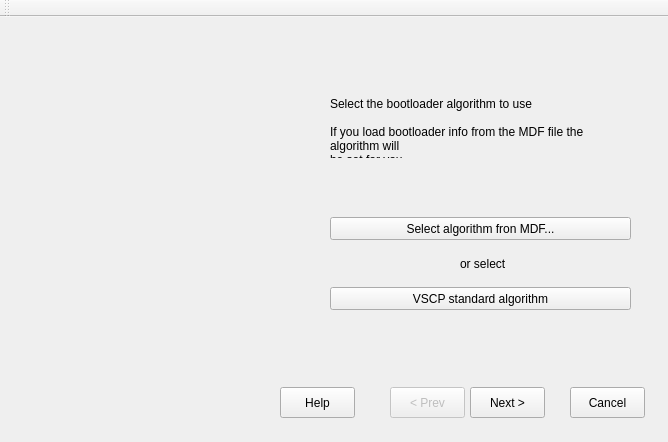
<?xml version="1.0" encoding="UTF-8"?>
<ui version="4.0">
 <class>wndBootloader</class>
 <widget class="QMainWindow" name="wndBootloader">
  <property name="geometry">
   <rect>
    <x>0</x>
    <y>0</y>
    <width>668</width>
    <height>442</height>
   </rect>
  </property>
  <property name="windowTitle">
   <string>VSCP Bootloader</string>
  </property>
  <property name="autoFillBackground">
   <bool>false</bool>
  </property>
  <property name="styleSheet">
   <string notr="true"/>
  </property>
  <widget class="QWidget" name="centralWidget">
   <widget class="QLabel" name="labelLogo">
    <property name="geometry">
     <rect>
      <x>20</x>
      <y>10</y>
      <width>231</width>
      <height>131</height>
     </rect>
    </property>
    <property name="autoFillBackground">
     <bool>false</bool>
    </property>
    <property name="locale">
     <locale language="English" country="UnitedStates"/>
    </property>
    <property name="frameShape">
     <enum>QFrame::NoFrame</enum>
    </property>
    <property name="frameShadow">
     <enum>QFrame::Plain</enum>
    </property>
    <property name="text">
     <string/>
    </property>
    <property name="pixmap">
     <pixmap resource="resources.qrc">:/new/pictures/resources/vscp_new.png</pixmap>
    </property>
    <property name="scaledContents">
     <bool>true</bool>
    </property>
    <property name="alignment">
     <set>Qt::AlignLeading|Qt::AlignLeft|Qt::AlignTop</set>
    </property>
   </widget>
   <widget class="QPushButton" name="pushButtonHelp">
    <property name="geometry">
     <rect>
      <x>280</x>
      <y>370</y>
      <width>75</width>
      <height>31</height>
     </rect>
    </property>
    <property name="text">
     <string>Help</string>
    </property>
   </widget>
   <widget class="QPushButton" name="pushButtonPrev">
    <property name="enabled">
     <bool>false</bool>
    </property>
    <property name="geometry">
     <rect>
      <x>390</x>
      <y>370</y>
      <width>75</width>
      <height>31</height>
     </rect>
    </property>
    <property name="text">
     <string>&lt; Prev</string>
    </property>
   </widget>
   <widget class="QPushButton" name="pushButtonNext">
    <property name="geometry">
     <rect>
      <x>470</x>
      <y>370</y>
      <width>75</width>
      <height>31</height>
     </rect>
    </property>
    <property name="text">
     <string>Next &gt;</string>
    </property>
   </widget>
   <widget class="QPushButton" name="pushButtonCancel">
    <property name="geometry">
     <rect>
      <x>570</x>
      <y>370</y>
      <width>75</width>
      <height>31</height>
     </rect>
    </property>
    <property name="text">
     <string>Cancel</string>
    </property>
   </widget>
   <widget class="QLabel" name="label_2">
    <property name="geometry">
     <rect>
      <x>330</x>
      <y>80</y>
      <width>301</width>
      <height>61</height>
     </rect>
    </property>
    <property name="locale">
     <locale language="English" country="UnitedStates"/>
    </property>
    <property name="text">
     <string>Select the bootloader algorithm to use 

If you load bootloader info from the MDF file the algorithm will 
be set for you.</string>
    </property>
    <property name="textFormat">
     <enum>Qt::AutoText</enum>
    </property>
    <property name="alignment">
     <set>Qt::AlignLeading|Qt::AlignLeft|Qt::AlignTop</set>
    </property>
    <property name="wordWrap">
     <bool>true</bool>
    </property>
   </widget>
   <widget class="QPushButton" name="pushButton">
    <property name="geometry">
     <rect>
      <x>330</x>
      <y>200</y>
      <width>301</width>
      <height>23</height>
     </rect>
    </property>
    <property name="text">
     <string>Select algorithm fron MDF...</string>
    </property>
   </widget>
   <widget class="QPushButton" name="pushButton_2">
    <property name="geometry">
     <rect>
      <x>330</x>
      <y>270</y>
      <width>301</width>
      <height>23</height>
     </rect>
    </property>
    <property name="text">
     <string>VSCP standard algorithm</string>
    </property>
   </widget>
   <widget class="QLabel" name="label">
    <property name="geometry">
     <rect>
      <x>460</x>
      <y>240</y>
      <width>46</width>
      <height>13</height>
     </rect>
    </property>
    <property name="text">
     <string>or select</string>
    </property>
   </widget>
   <zorder>pushButtonHelp</zorder>
   <zorder>pushButtonPrev</zorder>
   <zorder>pushButtonNext</zorder>
   <zorder>pushButtonCancel</zorder>
   <zorder>label_2</zorder>
   <zorder>labelLogo</zorder>
   <zorder>pushButton</zorder>
   <zorder>pushButton_2</zorder>
   <zorder>label</zorder>
  </widget>
  <widget class="QMenuBar" name="menuBar">
   <property name="geometry">
    <rect>
     <x>0</x>
     <y>0</y>
     <width>668</width>
     <height>21</height>
    </rect>
   </property>
  </widget>
  <widget class="QToolBar" name="mainToolBar">
   <attribute name="toolBarArea">
    <enum>TopToolBarArea</enum>
   </attribute>
   <attribute name="toolBarBreak">
    <bool>false</bool>
   </attribute>
  </widget>
 </widget>
 <layoutdefault spacing="6" margin="11"/>
 <resources>
  <include location="resources.qrc"/>
 </resources>
 <connections/>
</ui>
